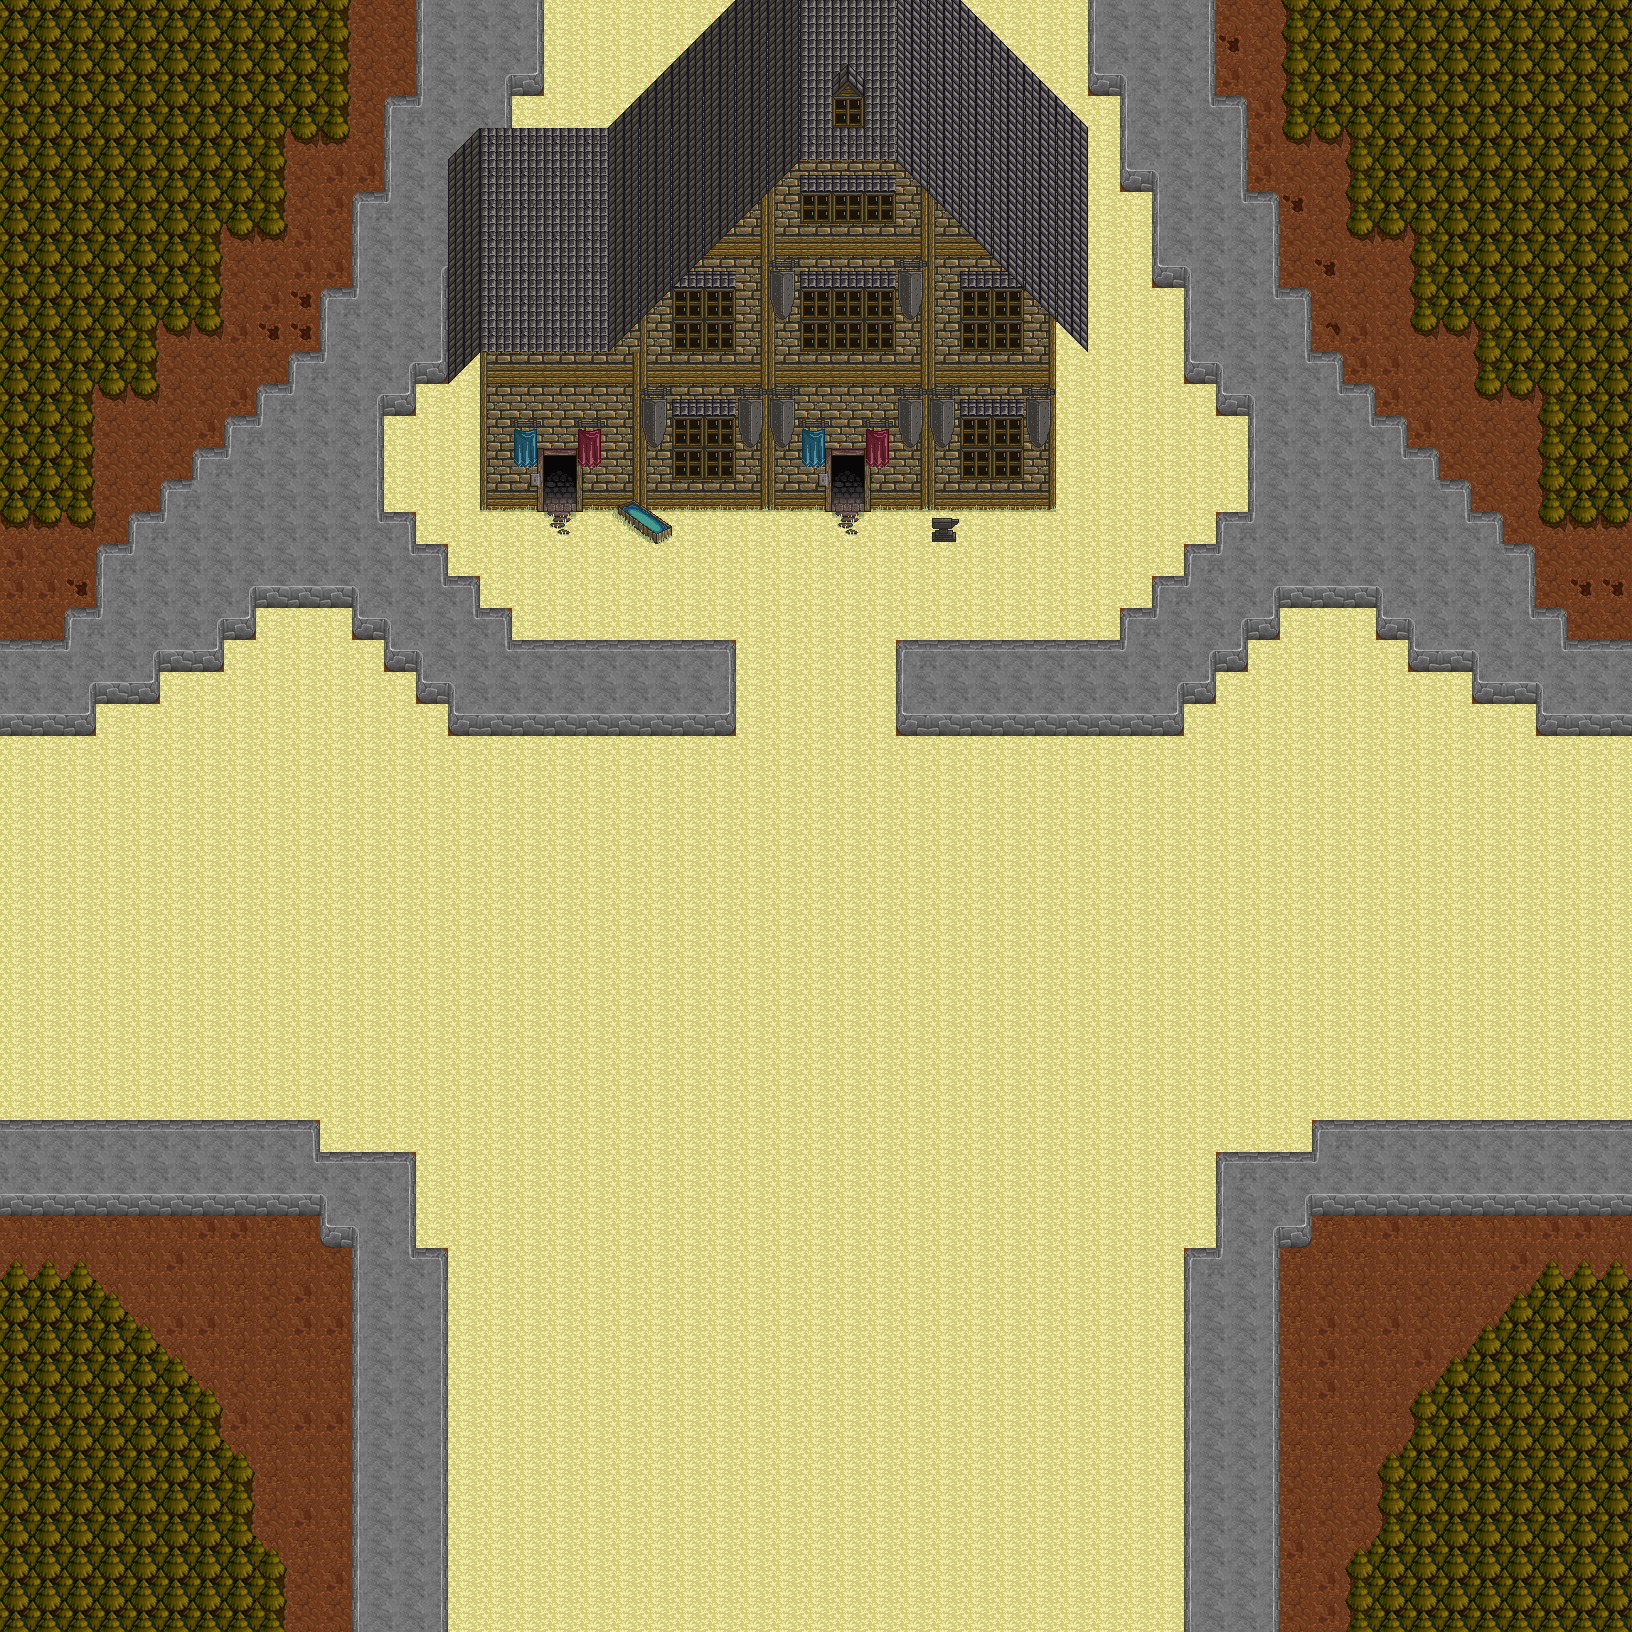

Rendered tile map (Tiled .tmx) drawn with the repository's tilesets; below, a short description and the map source with its tile grids summarised:
An orthogonal 51x51 tile map with 32x32 px tiles, 7 tile layers (Земля, Леса, Стена, Дом, ...).

<map version="1.10" tiledversion="1.10.2" orientation="orthogonal" renderorder="right-down" width="51" height="51" tilewidth="32" tileheight="32" infinite="0" nextlayerid="10" nextobjectid="1">
 <tileset firstgid="1" source="qwe.tsx" />
 <layer id="1" name="Земля" width="51" height="51">
  <data>[2601 cells, 2601 non-empty, 2 distinct tile ids]</data>
 </layer>
 <layer id="2" name="Леса" width="51" height="51">
  <data>[2601 cells, 714 non-empty, 15 distinct tile ids]</data>
 </layer>
 <layer id="3" name="Стена" width="51" height="51">
  <data>[2601 cells, 470 non-empty, 13 distinct tile ids]</data>
 </layer>
 <layer id="4" name="Дом" width="51" height="51">
  <data>[2601 cells, 189 non-empty, 10 distinct tile ids]</data>
 </layer>
 <layer id="6" name="Двери, окна" width="51" height="51">
  <data>[2601 cells, 58 non-empty, 13 distinct tile ids]</data>
 </layer>
 <layer id="9" name="Крыша" width="51" height="51">
  <data>[2601 cells, 141 non-empty, 10 distinct tile ids]</data>
 </layer>
 <layer id="8" name="Украшения" width="51" height="51">
  <data>[2601 cells, 30 non-empty, 12 distinct tile ids]</data>
 </layer>
</map>